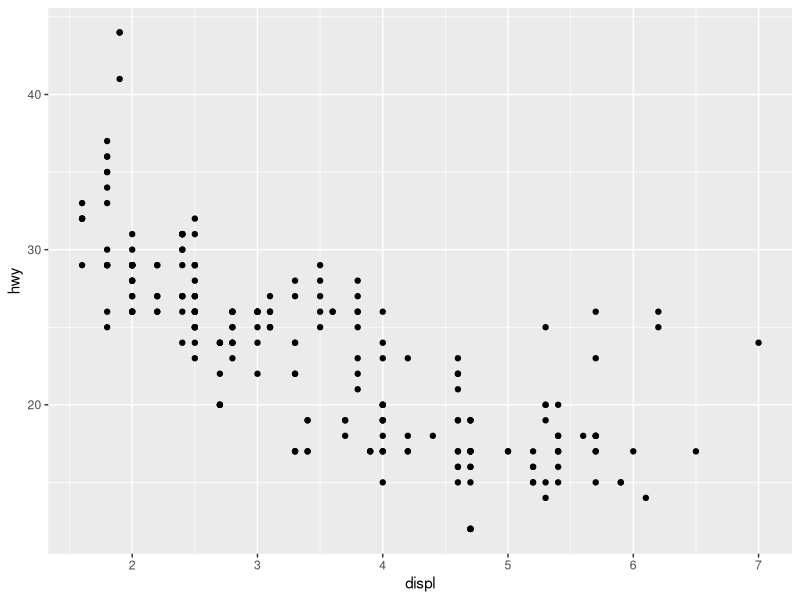
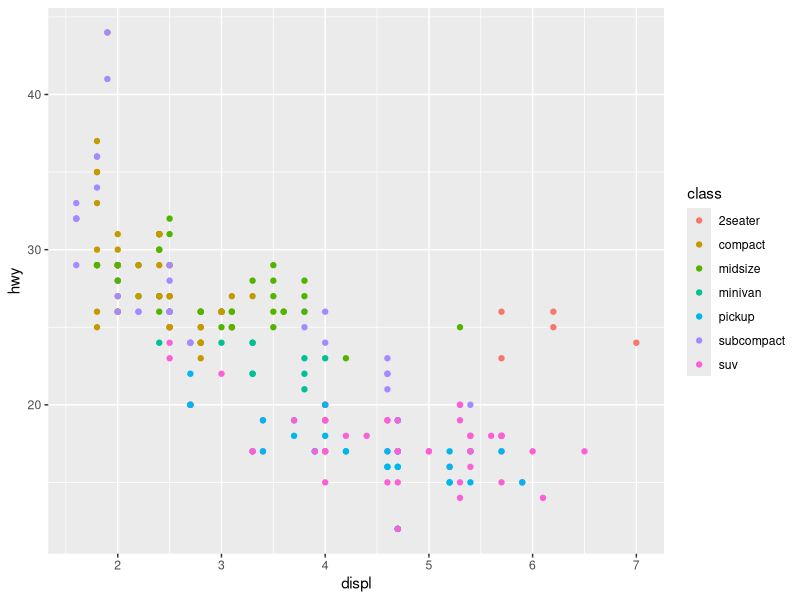

Generate these figures, in order, with R:
## ---- chunk 1
knitr::opts_chunk$set(echo=TRUE)
library(tidyverse)
## ---- chunk 2

g <- ggplot(data = mpg,
            aes(x = displ, y = hwy))
g+geom_point()
## ---- chunk 3
g + geom_point(aes(color = class))
